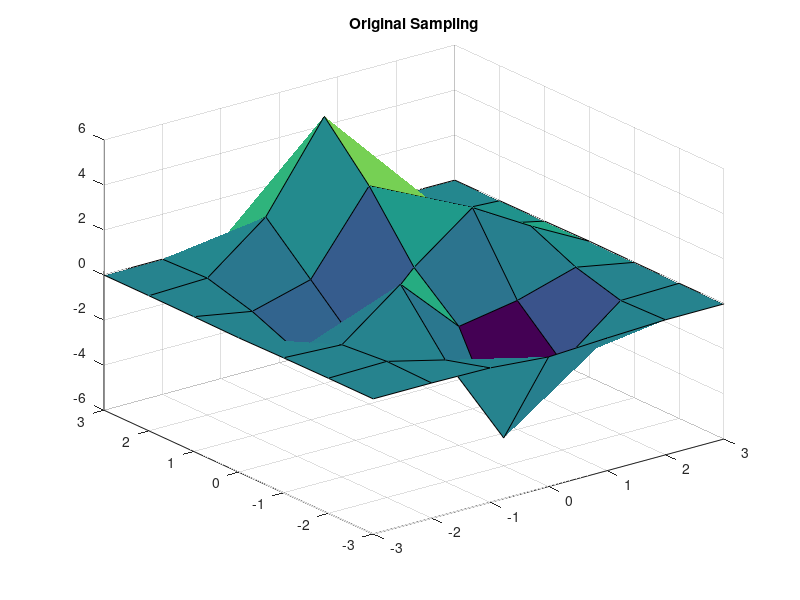
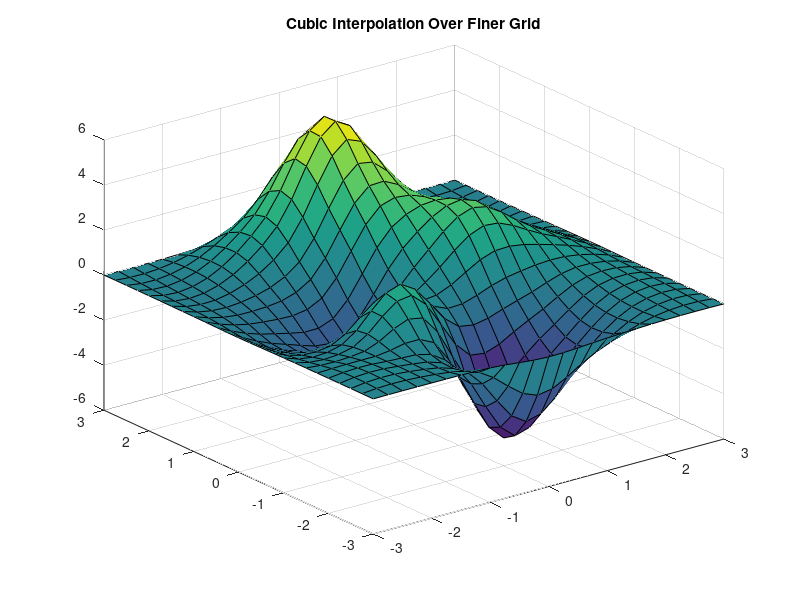

MATLAB code for these plots, in order:
%% Interpolate Over a Grid Using Cubic Method  

% Copyright 2015 The MathWorks, Inc.


%% 
% Coarsely sample the peaks function. 
[X,Y] = meshgrid(-3:3);
V = peaks(7);  

%% 
% Plot the coarse sampling. 
figure
surf(X,Y,V)
title('Original Sampling');     

%% 
% Create the query grid with spacing of 0.25. 
[Xq,Yq] = meshgrid(-3:0.25:3);  

%% 
% Interpolate at the query points, and specify cubic interpolation. 
Vq = interp2(X,Y,V,Xq,Yq,'cubic');  

%% 
% Plot the result. 
figure
surf(Xq,Yq,Vq);
title('Cubic Interpolation Over Finer Grid');      
